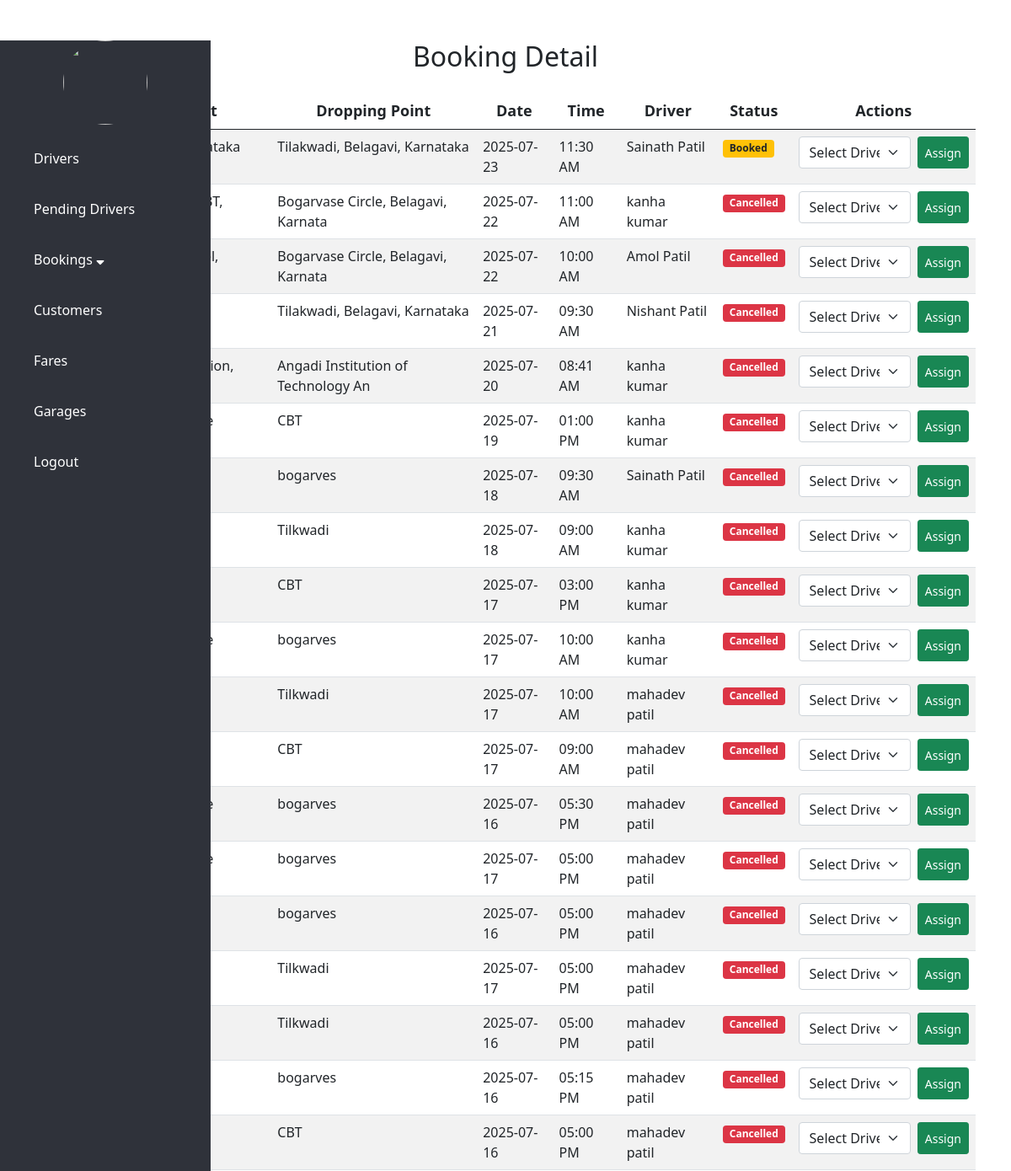
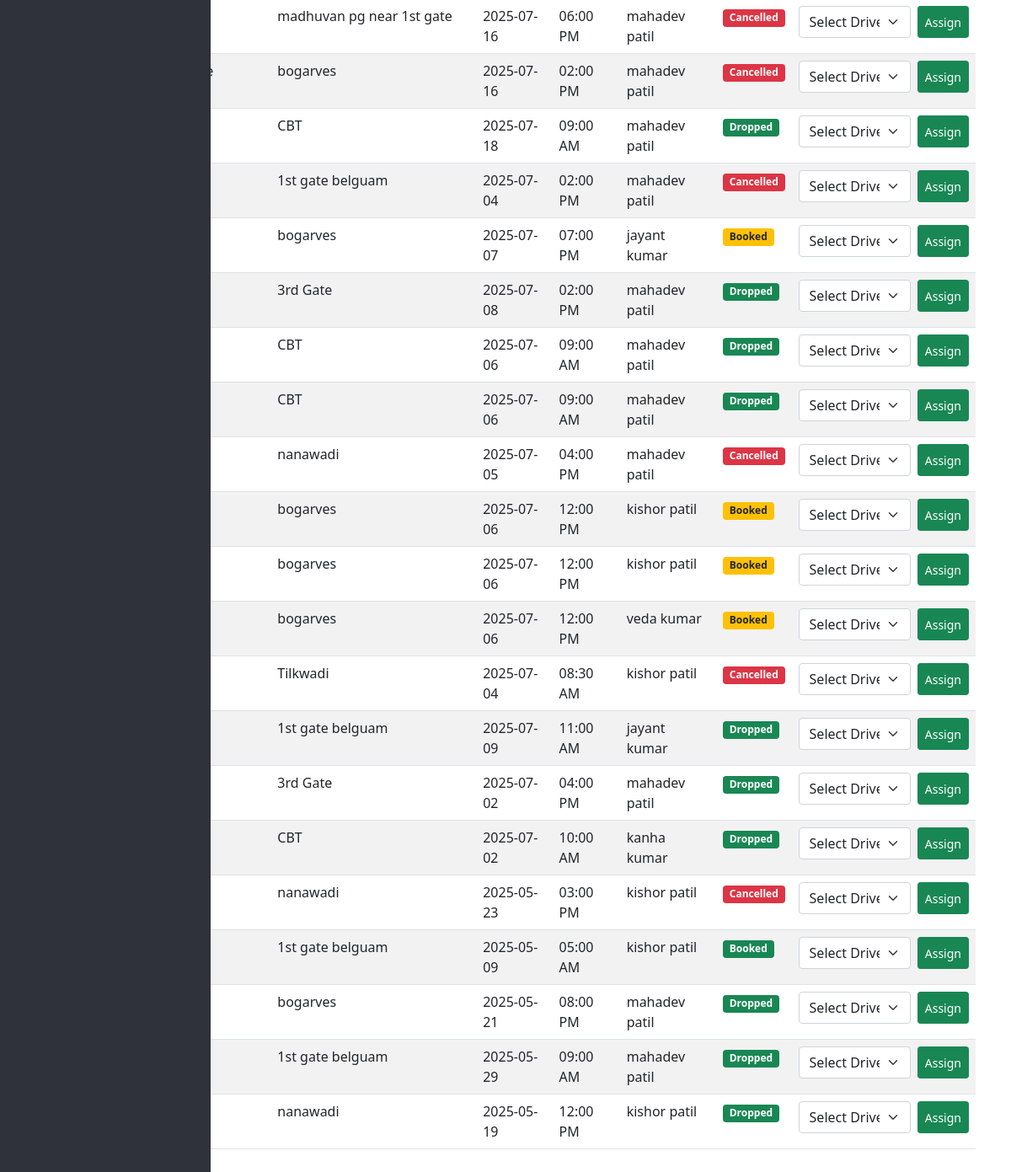
The app's page /admin/ride.php with its own data (2 pictures, top to bottom).
### tables this page shows
CREATE TABLE `booking` (
  `bid` int(10) NOT NULL,
  `uid` int(11) NOT NULL,
  `pick` varchar(35) NOT NULL,
  `dest` varchar(35) NOT NULL,
  `bdate` date NOT NULL,
  `btime` time(4) NOT NULL,
  `driverId` int(255) DEFAULT NULL,
  `status` varchar(255) NOT NULL DEFAULT 'booked',
  `pickup_lat` varchar(50) DEFAULT NULL,
  `pickup_lng` varchar(50) DEFAULT NULL,
  `dest_lat` varchar(50) DEFAULT NULL,
  `dest_lng` varchar(50) DEFAULT NULL,
  `eta` int(11) DEFAULT NULL,
  `fare` int(10) DEFAULT NULL
);

CREATE TABLE `kkdriver` (
  `did` int(11) NOT NULL,
  `fname` varchar(20) NOT NULL,
  `lname` varchar(20) NOT NULL,
  `email` varchar(20) NOT NULL,
  `lno` varchar(20) NOT NULL,
  `phone` int(11) NOT NULL,
  `latitude` double DEFAULT NULL,
  `longitude` double DEFAULT NULL,
  `location_name` varchar(255) DEFAULT NULL,
  `photo` varchar(255) NOT NULL,
  `username` varchar(15) NOT NULL,
  `password` varchar(16) NOT NULL,
  `status` int(1) NOT NULL,
  `is_assigned` tinyint(4) DEFAULT 0,
  `last_assigned` datetime DEFAULT NULL,
  `total_rides` int(11) DEFAULT 0
);

### admin/ride.php (the view, shortened to what this page needs)
<?php
include 'admin-header.php';
$bookings = mysqli_query($mysqli, "
    SELECT booking.*, kkdriver.fname, kkdriver.lname
    FROM booking
    LEFT JOIN kkdriver ON booking.driverId = kkdriver.did
    ORDER BY booking.bid DESC
");
?>
<!DOCTYPE html>
<html>
<head>
    <link rel="stylesheet" href="../bootstrap-5.0.2-dist/css/bootstrap.min.css">
</head>
<body>
<div class="container my-5">
    <h2 class="text-center mb-4">Booking Detail</h2>
    <table class="table table-striped">
        <thead>
            <tr>
                <th>#</th>
                <th>Picking Point</th>
                <th>Dropping Point</th>
                <th>Date</th>
                <th>Time</th>
                <th>Driver</th>
                <th>Status</th>
                <th>Actions</th>
            </tr>
        </thead>
        <tbody>
            <?php $i = 1; while ($row = mysqli_fetch_assoc($bookings)) { ?>
                <tr>
                    <td><?= $i++ ?></td>
                    <td><?= $row['pick'] ?></td>
                    <td><?= $row['dest'] ?></td>
                    <td><?= $row['bdate'] ?></td>
                    <td><?= date("h:i A", strtotime($row['btime'])) ?></td>
                    <td><?= $row['fname'] . ' ' . $row['lname'] ?></td>
                    <td>
                        <span class="badge bg-<?php
                            echo ($row['status'] === 'cancelled') ? 'danger' : (($row['status'] === 'booked') ? 'warning text-dark' : 'success'); ?>">
                            <?= ucfirst($row['status']) ?>
                        </span>
                    </td>
                    <td>
                        <form method="post" class="d-flex">
                            <select name="driverId" class="form-select me-2" required>
                                <option value="">Select Driver</option>
                            </select>
                            <button type="submit" name="submit" class="btn btn-success btn-sm">Assign</button>
                        </form>
                    </td>
                </tr>
            <?php } ?>
        </tbody>
    </table>
</div>
</body>
</html>

### assets/css/dashboard.css (style rules this page uses)
body { margin: 0; padding: 0; font-family: "Roboto",sans-serif; }

### assets/css/comman-table.css (style rules this page uses)
.tablebox .table tr td, th { padding: 10px; text-align: center; }
table th { font-size: 18px;text-align: center; }

### records on screen
booking: dest "Tilakwadi, Belagavi, Karnataka", bdate "2025-07-23", btime "11:30 AM", driverId.fname "Sainath", driverId.lname "Patil", status "Booked"
booking: dest "Bogarvase Circle, Belagavi, Karnata", bdate "2025-07-22", btime "11:00 AM", driverId.fname "kanha", driverId.lname "kumar", status "Cancelled"
booking: dest "Bogarvase Circle, Belagavi, Karnata", bdate "2025-07-22", btime "10:00 AM", driverId.fname "Amol", driverId.lname "Patil", status "Cancelled"
booking: dest "Tilakwadi, Belagavi, Karnataka", bdate "2025-07-21", btime "09:30 AM", driverId.fname "Nishant", driverId.lname "Patil", status "Cancelled"
booking: dest "Angadi Institution of Technology An", bdate "2025-07-20", btime "08:41 AM", driverId.fname "kanha", driverId.lname "kumar", status "Cancelled"
booking: dest "CBT", bdate "2025-07-19", btime "01:00 PM", driverId.fname "kanha", driverId.lname "kumar", status "Cancelled"
booking: dest "bogarves", bdate "2025-07-18", btime "09:30 AM", driverId.fname "Sainath", driverId.lname "Patil", status "Cancelled"
booking: dest "Tilkwadi", bdate "2025-07-18", btime "09:00 AM", driverId.fname "kanha", driverId.lname "kumar", status "Cancelled"
booking: dest "CBT", bdate "2025-07-17", btime "03:00 PM", driverId.fname "kanha", driverId.lname "kumar", status "Cancelled"
booking: dest "bogarves", bdate "2025-07-17", btime "10:00 AM", driverId.fname "kanha", driverId.lname "kumar", status "Cancelled"
booking: dest "Tilkwadi", bdate "2025-07-17", btime "10:00 AM", driverId.fname "mahadev", driverId.lname "patil", status "Cancelled"
booking: dest "CBT", bdate "2025-07-17", btime "09:00 AM", driverId.fname "mahadev", driverId.lname "patil", status "Cancelled"
booking: dest "bogarves", bdate "2025-07-16", btime "05:30 PM", driverId.fname "mahadev", driverId.lname "patil", status "Cancelled"
booking: dest "bogarves", bdate "2025-07-17", btime "05:00 PM", driverId.fname "mahadev", driverId.lname "patil", status "Cancelled"
booking: dest "bogarves", bdate "2025-07-16", btime "05:00 PM", driverId.fname "mahadev", driverId.lname "patil", status "Cancelled"
booking: dest "Tilkwadi", bdate "2025-07-17", btime "05:00 PM", driverId.fname "mahadev", driverId.lname "patil", status "Cancelled"
booking: dest "Tilkwadi", bdate "2025-07-16", btime "05:00 PM", driverId.fname "mahadev", driverId.lname "patil", status "Cancelled"
booking: dest "bogarves", bdate "2025-07-16", btime "05:15 PM", driverId.fname "mahadev", driverId.lname "patil", status "Cancelled"
booking: dest "CBT", bdate "2025-07-16", btime "05:00 PM", driverId.fname "mahadev", driverId.lname "patil", status "Cancelled"
booking: dest "madhuvan pg near 1st gate", bdate "2025-07-16", btime "06:00 PM", driverId.fname "mahadev", driverId.lname "patil", status "Cancelled"
booking: dest "bogarves", bdate "2025-07-16", btime "02:00 PM", driverId.fname "mahadev", driverId.lname "patil", status "Cancelled"
booking: dest "CBT", bdate "2025-07-18", btime "09:00 AM", driverId.fname "mahadev", driverId.lname "patil", status "Dropped"
booking: dest "1st gate belguam", bdate "2025-07-04", btime "02:00 PM", driverId.fname "mahadev", driverId.lname "patil", status "Cancelled"
booking: dest "bogarves", bdate "2025-07-07", btime "07:00 PM", driverId.fname "jayant", driverId.lname "kumar", status "Booked"
booking: dest "3rd Gate", bdate "2025-07-08", btime "02:00 PM", driverId.fname "mahadev", driverId.lname "patil", status "Dropped"
booking: dest "CBT", bdate "2025-07-06", btime "09:00 AM", driverId.fname "mahadev", driverId.lname "patil", status "Dropped"
booking: dest "CBT", bdate "2025-07-06", btime "09:00 AM", driverId.fname "mahadev", driverId.lname "patil", status "Dropped"
booking: dest "nanawadi", bdate "2025-07-05", btime "04:00 PM", driverId.fname "mahadev", driverId.lname "patil", status "Cancelled"
booking: dest "bogarves", bdate "2025-07-06", btime "12:00 PM", driverId.fname "kishor", driverId.lname "patil", status "Booked"
booking: dest "bogarves", bdate "2025-07-06", btime "12:00 PM", driverId.fname "kishor", driverId.lname "patil", status "Booked"
booking: dest "bogarves", bdate "2025-07-06", btime "12:00 PM", driverId.fname "veda", driverId.lname "kumar", status "Booked"
booking: dest "Tilkwadi", bdate "2025-07-04", btime "08:30 AM", driverId.fname "kishor", driverId.lname "patil", status "Cancelled"
booking: dest "1st gate belguam", bdate "2025-07-09", btime "11:00 AM", driverId.fname "jayant", driverId.lname "kumar", status "Dropped"
booking: dest "3rd Gate", bdate "2025-07-02", btime "04:00 PM", driverId.fname "mahadev", driverId.lname "patil", status "Dropped"
booking: dest "CBT", bdate "2025-07-02", btime "10:00 AM", driverId.fname "kanha", driverId.lname "kumar", status "Dropped"
booking: dest "nanawadi", bdate "2025-05-23", btime "03:00 PM", driverId.fname "kishor", driverId.lname "patil", status "Cancelled"
booking: dest "1st gate belguam", bdate "2025-05-09", btime "05:00 AM", driverId.fname "kishor", driverId.lname "patil", status "Booked"
booking: dest "bogarves", bdate "2025-05-21", btime "08:00 PM", driverId.fname "mahadev", driverId.lname "patil", status "Dropped"
booking: dest "1st gate belguam", bdate "2025-05-29", btime "09:00 AM", driverId.fname "mahadev", driverId.lname "patil", status "Dropped"
booking: dest "nanawadi", bdate "2025-05-19", btime "12:00 PM", driverId.fname "kishor", driverId.lname "patil", status "Dropped"
